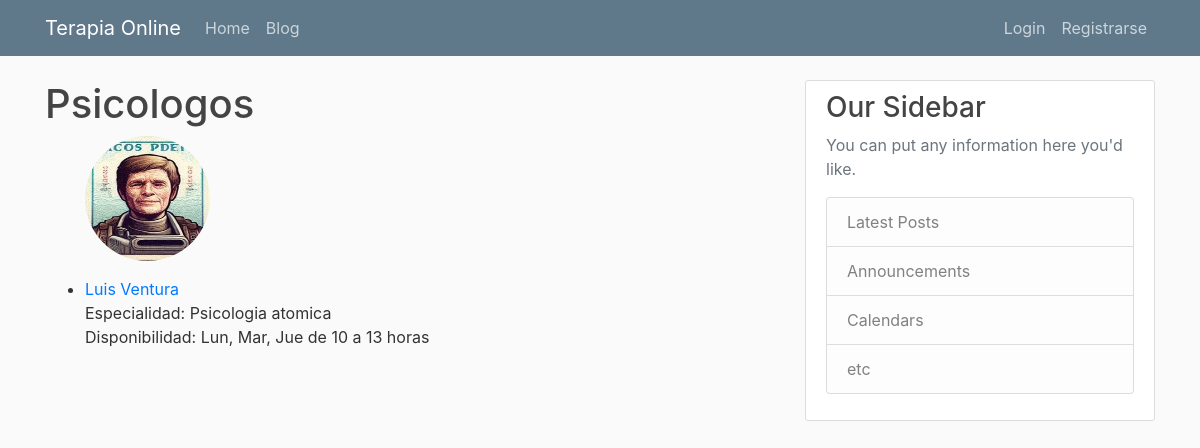
Page /therapists/ on the earlier database version.
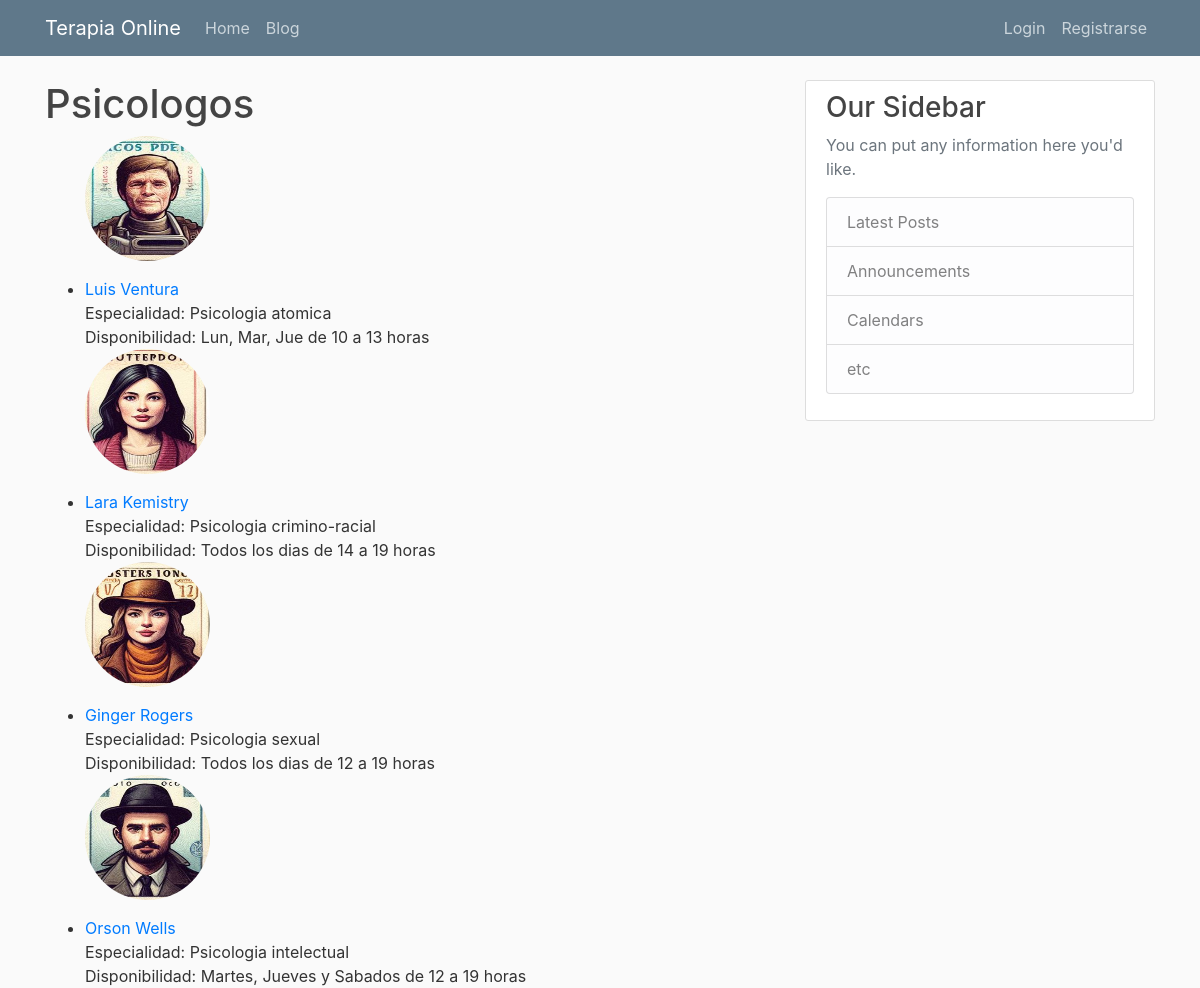
Same page on the later database version.
### therapists/models.py (models this page shows, shortened)
class Therapist(models.Model):
    user = models.OneToOneField(User, on_delete=models.CASCADE)
    bio = models.TextField()
    speciality = models.CharField(max_length=100)
    availability = models.CharField(max_length=100)
    license_number = models.CharField(max_length=50, null=True, unique=True, blank=True)

### users/models.py (models this page shows, shortened)
class Profile(models.Model):
    user = models.OneToOneField(User, on_delete=models.CASCADE) #Delete profile when user is deleted.
    image = models.ImageField(default='default.jpg', upload_to='profile_pics')

### therapists/views.py (the view)
# urls.py: path('therapists/', views.therapist_list, name='therapist_list'),
def therapist_list(request):
    therapists = Therapist.objects.all()
    return render(request, 'therapists/therapist_list.html', {'terapeutas':therapists})

### therapists/templates/therapists/therapist_list.html
{% extends "main/base.html" %}
{% block contenido %}
    <h1>Psicologos</h1>
    <ul>
        {% for i in terapeutas %}
            <img class='rounded-circle account-img'src="{{ i.user.profile.image.url }}" alt="">
            <li><a href="{% url 'therapists:therapist_detail' i.id %}">{{ i.user.first_name }} {{ i.user.last_name }}</a>
                <br>Especialidad: {{ i.speciality }}
                <br> Disponibilidad: {{ i.availability}}
            </li>
        {% endfor %}
    </ul>
{% endblock contenido %}

### main/templates/main/base.html (shortened to what this page needs)
{% load static %}
<!DOCTYPE html>
<html lang="en">
<head>
    <link rel="stylesheet" href="https://cdn.jsdelivr.net/npm/bootstrap@4.6.2/dist/css/bootstrap.min.css">
    <link rel="stylesheet" type="text/css" href="{% static 'main/main.css' %}">
</head>
<body>
    <header class="site-header">
        <nav class="navbar navbar-expand-lg navbar-dark bg-steel fixed-top">
            <div class="container">
                <a class="navbar-brand mr4" href="{% url 'main:casa' %}">Terapia Online</a>
                <div class="collapse navbar-collapse" id="navbarToggle">
                    <div class="navbar-nav mr-auto">
                        <a class="nav-link" href="{% url 'main:casa' %}">Home</a>
                        <a class="nav-link" href="{% url 'blog:post-list' %}">Blog</a>
                    </div>
                    <div class="navbar-nav">
                        {% if user.is_authenticated %}
                            <span class="navbar-text usuario">Bienvenido {{user.username}}</span>
                            <a class="nav-link" href="{% url 'blog:post-nuevo' %}">New Post</a>
                            <a class="nav-link" href="{% url 'users:perfil' %}">Perfil</a>
                            <a class="nav-link" href="{% url 'users:logout' %}">Logout</a>
                        {% else %}
                            <a class="nav-link" href="{% url 'users:login' %}">Login</a>
                            <a class="nav-link" href="{% url 'users:registro' %}">Registrarse</a>
                        {% endif %}
                    </div>
                </div>
            </div>
        </nav>
    </header>
    <main class="container">
        <div class="row">
            <div class="col-md-8">
                {% block contenido %}{% endblock %}
            </div>
            <div class="col-md-4">
                <div class="content-section">
                    <h3>Our Sidebar</h3>
                    <p class='text-muted'>You can put any information here you'd like.
                    <ul class="list-group">
                        <li class="list-group-item list-group-item-light">Latest Posts</li>
                        <li class="list-group-item list-group-item-light">Announcements</li>
                        <li class="list-group-item list-group-item-light">Calendars</li>
                        <li class="list-group-item list-group-item-light">etc</li>
                    </ul>
                    </p>
                </div>
            </div>
        </div>
    </main>
</body>
</html>

### main/static/main/main.css (style rules this page uses)
body { background: #fafafa; color: #333333; margin-top: 5rem; }
h1, h2, h3, h4, h5, h6 { color: #444444; }
ul { margin: 0; }
.bg-steel { background-color: #5f788a; }
.site-header .navbar-nav .nav-link { color: #cbd5db; }
.content-section { background: #ffffff; padding: 10px 20px; border: 1px solid #dddddd; border-radius: 3px; margin-bottom: 20px; }
.account-img { height: 125px; width: 125px; margin-right: 20px; margin-bottom: 16px; }

Differences in the rows shown:
added Therapist: user.profile.image (picture), user.first_name "Lara", user.last_name "Kemistry", speciality "Psicologia crimino-racial", availability "Todos los dias de 14 a 19 horas"
added Therapist: user.profile.image (picture), user.first_name "Ginger", user.last_name "Rogers", speciality "Psicologia sexual", availability "Todos los dias de 12 a 19 horas"
added Therapist: user.profile.image (picture), user.first_name "Orson", user.last_name "Wells", speciality "Psicologia intelectual", availability "Martes, Jueves y Sabados de 12 a 19 horas"
